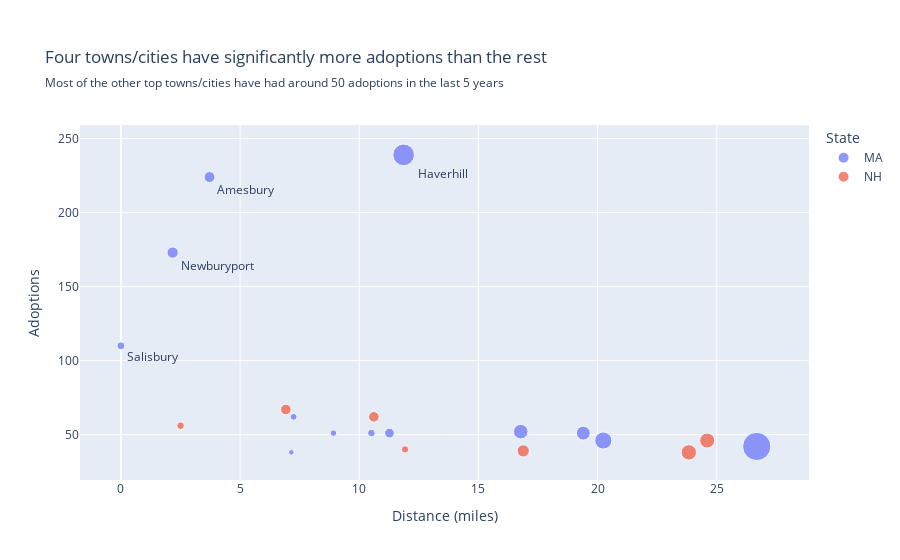

This figure's notebook cell:
### Code cell
adopt_scatter = px.scatter(most_adopt_cities, 
           x="Distance", 
           y="Adoptions", 
           labels = {"Distance":"Distance (miles)"},
           size="Population",
           text=[e[:-4] if e in (["Haverhill, MA", "Salisbury, MA", "Newburyport, MA", "Amesbury, MA"]) else "" for e in most_adopt_cities["City and State"].tolist()],
           hover_data="City and State",
           color="State",
           title="Four towns/cities have significantly more adoptions than the rest",
           subtitle = f'Most of the other top towns/cities have had around 50 adoptions in the last 5 years')
adopt_scatter.update_layout(
    margin = {"t":125}
).update_traces(textposition="bottom right")

### Figure 1 — Plotly figure (JSON) as saved in the notebook; plotly's stock layout.template omitted (floating-point values rounded to 4 significant figures)
{"data": [{"customdata": [["Haverhill, MA"], ["Amesbury, MA"], ["Newburyport, MA"], ["Salisbury, MA"], ["Merrimac, MA"], ["North Andover, MA"], ["Ipswich, MA"], ["Georgetown, MA"], ["Danvers, MA"], ["Rowley, MA"], ["Beverly, MA"], ["Lowell, MA"], ["West Newbury, MA"]], "hovertemplate": "State=MA<br>Distance (miles)=%{x}<br>Adoptions=%{y}<br>Population=%{marker.size}<br>text=%{text}<br>City and State=%{customdata[0]}<extra></extra>", "legendgroup": "MA", "marker": {"color": "#636efa", "size": [67787, 17366, 18289, 9236, 6723, 30915, 13785, 8470, 28087, 6161, 42670, 115554, 4500], "sizemode": "area", "sizeref": 288.9, "symbol": "circle"}, "mode": "markers+text", "name": "MA", "orientation": "v", "showlegend": true, "text": ["Haverhill", "Amesbury", "Newburyport", "Salisbury", "", "", "", "", "", "", "", "", ""], "textposition": "bottom right", "type": "scatter", "x": [11.86, 3.717, 2.169, 0.0, 7.246, 16.78, 11.27, 10.51, 19.4, 8.916, 20.24, 26.68, 7.149], "xaxis": "x", "y": [239, 224, 173, 110, 62, 52, 51, 51, 51, 51, 46, 42, 38], "yaxis": "y"}, {"customdata": [["Hampton, NH"], ["Exeter, NH"], ["Seabrook, NH"], ["Dover, NH"], ["Plaistow, NH"], ["Portsmouth, NH"], ["Derry, NH"]], "hovertemplate": "State=NH<br>Distance (miles)=%{x}<br>Adoptions=%{y}<br>Population=%{marker.size}<br>text=%{text}<br>City and State=%{customdata[0]}<extra></extra>", "legendgroup": "NH", "marker": {"color": "#EF553B", "size": [16214, 16049, 8401, 32741, 7830, 21956, 34317], "sizemode": "area", "sizeref": 288.9, "symbol": "circle"}, "mode": "markers+text", "name": "NH", "orientation": "v", "showlegend": true, "text": ["", "", "", "", "", "", ""], "textposition": "bottom right", "type": "scatter", "x": [6.92, 10.61, 2.502, 24.6, 11.92, 16.88, 23.83], "xaxis": "x", "y": [67, 62, 56, 46, 40, 39, 38], "yaxis": "y"}], "layout": {"legend": {"itemsizing": "constant", "title": {"text": "State"}, "tracegroupgap": 0}, "margin": {"t": 125}, "title": {"subtitle": {"text": "Most of the other top towns/cities have had around 50 adoptions in the last 5 years"}, "text": "Four towns/cities have significantly more adoptions than the rest"}, "xaxis": {"anchor": "y", "domain": [0, 1], "title": {"text": "Distance (miles)"}}, "yaxis": {"anchor": "x", "domain": [0, 1], "title": {"text": "Adoptions"}}}}
